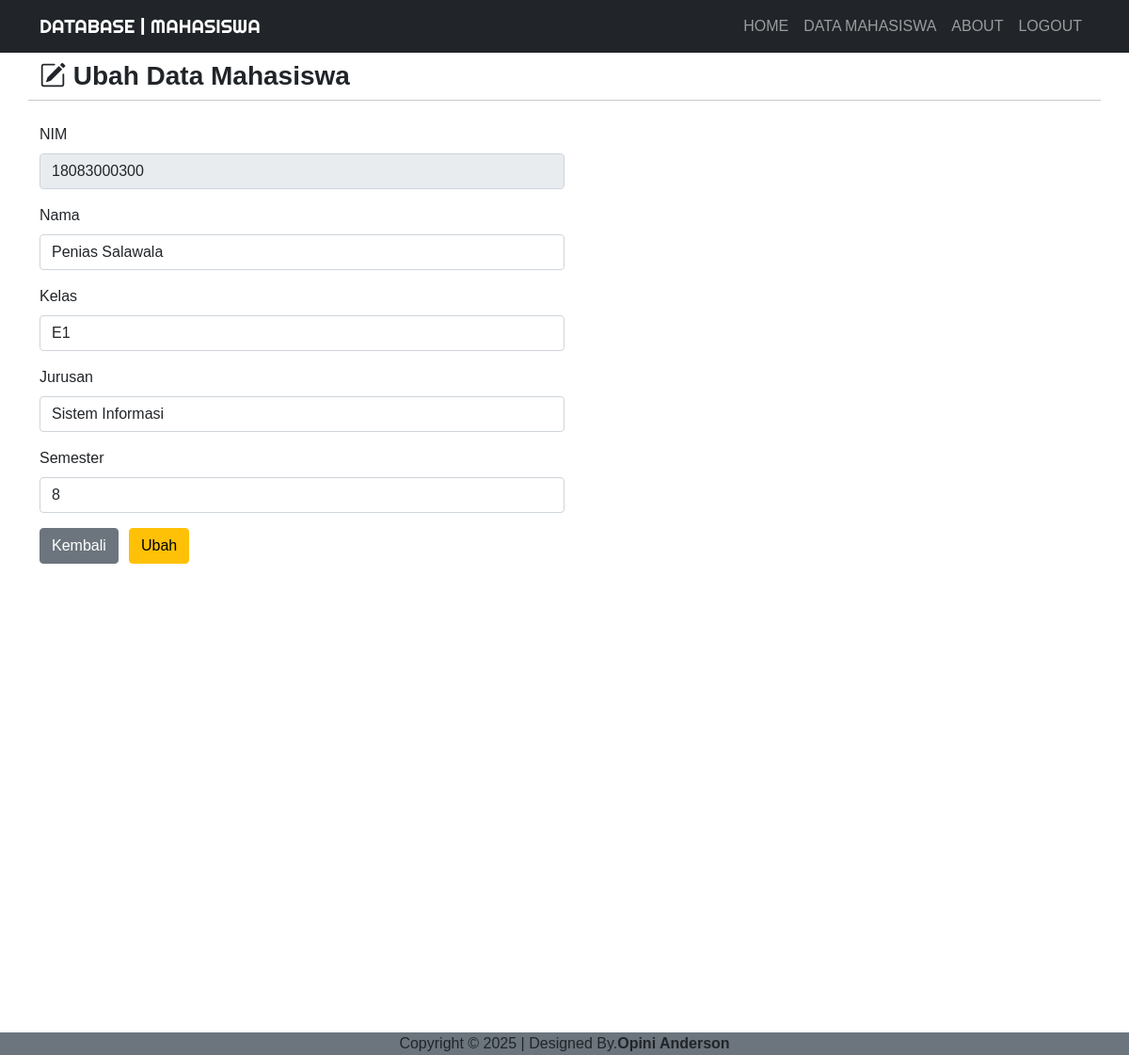
The app's page /ubah.php?nim=18083000300 (signed in) with its own data.
### tables this page shows
CREATE TABLE `mahasiswa` (
  `id` int NOT NULL,
  `nama` varchar(50) NOT NULL,
  `nim` varchar(20) NOT NULL,
  `kelas` varchar(2) NOT NULL,
  `jurusan` varchar(50) NOT NULL,
  `semester` varchar(2) NOT NULL
);

### function.php (called while the page is built, shortened)
<?php
$koneksi = mysqli_connect("localhost", "root", "", "mahasiswadb");
function query($query)
{
    global $koneksi;
    $result = mysqli_query($koneksi, $query);
    $rows = [];
    while ($row = mysqli_fetch_assoc($result)) {
        $rows[] = $row;
    }
    return $rows;
}

### ubah.php (the view, shortened to what this page needs)
<?php
require 'function.php';
$nim = $_GET['nim'];
$siswa = query("SELECT * FROM mahasiswa WHERE nim = $nim")[0];
?>
<!DOCTYPE html>
<html lang="en">
<head>
    <link href="https://cdn.jsdelivr.net/npm/bootstrap@5.0.0-beta2/dist/css/bootstrap.min.css" rel="stylesheet">
    <link rel="stylesheet" href="https://cdn.jsdelivr.net/npm/bootstrap-icons@1.4.0/font/bootstrap-icons.css">
    <link rel="stylesheet" href="css/style.css">
</head>
<body>
    <nav class="navbar navbar-expand-lg navbar-dark bg-dark text-uppercase">
        <div class="container">
            <a class="navbar-brand" href="index.php">DATABASE | MAHASISWA</a>
            <div class="collapse navbar-collapse" id="navbarNav">
                <ul class="navbar-nav ms-auto">
                    <li class="nav-item">
                        <a class="nav-link" aria-current="page" href="home.html">Home</a>
                    </li>
                    <li class="nav-item">
                    <a class="nav-link" aria-current="page" href="index.php"
                    >Data Mahasiswa</a >
                    </li>
                    <li class="nav-item">
                        <a class="nav-link" href="about.html">About</a>
                    </li>
                    <li class="nav-item">
                        <a class="nav-link" href="logout.php">Logout</a>
                    </li>
                </ul>
            </div>
        </div>
    </nav>
    <div class="container">
        <div class="row my-2">
            <div class="col-md">
                <h3 class="fw-bold"><i class="bi bi-pencil-square"></i>&nbsp;Ubah Data Mahasiswa</h3>
            </div>
            <hr>
        </div>
        <div class="row my-2">
            <div class="col-md">
                <form action="" method="post" enctype="multipart/form-data">
                    <div class="mb-3">
                        <label for="nim" class="form-label">NIM</label>
                        <input type="number" class="form-control w-50" id="nim" value="<?= $siswa['nim']; ?>" name="nim" readonly>
                    </div>
                    <div class="mb-3">
                        <label for="nama" class="form-label">Nama</label>
                        <input type="text" class="form-control w-50" id="nama" value="<?= $siswa['nama']; ?>" name="nama" autocomplete="off" required>
                    </div>
                    <div class="mb-3">
                        <label for="kelas" class="form-label">Kelas</label>
                        <input type="text" class="form-control w-50" id="kelas" value="<?= $siswa['kelas']; ?>" name="kelas" autocomplete="off" required>
                    </div>
                    <div class="mb-3">
                        <label for="jurusan" class="form-label">Jurusan</label>
                        <input type="text" class="form-control w-50" id="jurusan" value="<?= $siswa['jurusan']; ?>" name="jurusan" autocomplete="off" required>
                    </div>
                    </div>
                    <div class="mb-3">
                        <label for="semester" class="form-label">Semester</label>
                        <input type="number" class="form-control w-50" id="semester" value="<?= $siswa['semester']; ?>" name="semester" autocomplete="off" required>
                    </div>
                    <div class="col-lg-0 col-1">
                        <a href="index.php" class="btn btn-secondary">Kembali</a>
                    </div>
                    <div class="col-lg-0 col-1">
                        <button type="submit" class="btn btn-warning" name="ubah">Ubah</button>
                    </div>
            </div>
        </div>
</body>
<footer>
    <nav class="padding">
      <div class="text-center text-default bg-secondary">
        Copyright &copy; 2025 | Designed By.<strong>Opini Anderson</strong>
      </div>
    </nav>
  </footer>
</html>

### css/style.css (style rules this page uses)
body { font-family: "Gill Sans", "Gill Sans MT", Calibri, "Trebuchet MS", sans-serif; }
.navbar-brand { font-family: "Righteous", cursive; }
.padding { padding-top: 490px; text-align: center; }

### records on screen
mahasiswa: nim "18083000300", nama "Penias Salawala", kelas "E1", jurusan "Sistem Informasi", semester "8"
